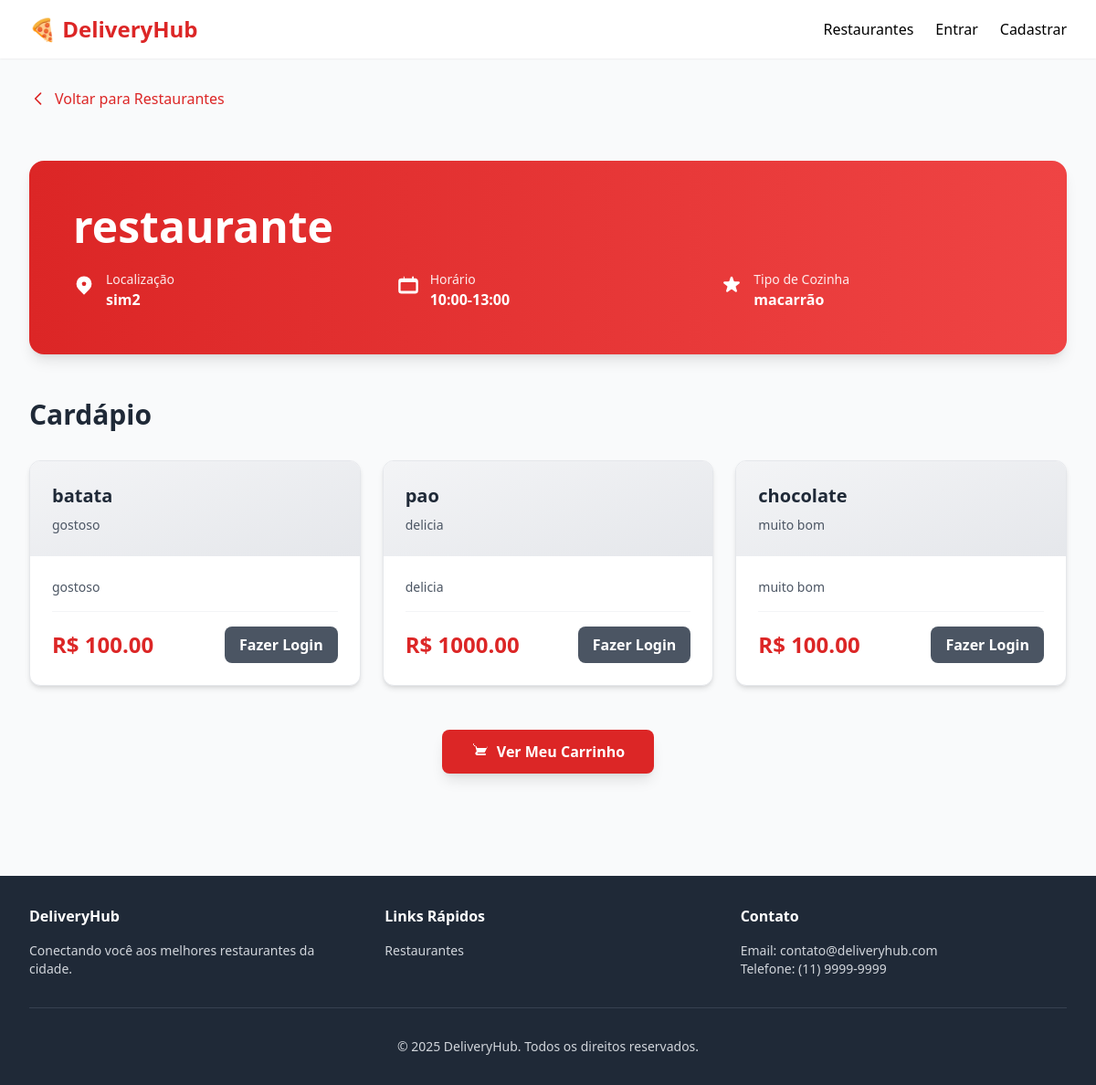
/restaurante/1/, run on the app's committed database.
### core/models.py (models this page shows, shortened)
class Restaurante(models.Model):
    dono = models.ForeignKey(User, on_delete=models.CASCADE, related_name='restaurantes')
    nome = models.CharField(max_length=100)
    endereco = models.TextField()
    horario_funcionamento = models.CharField(max_length=100, help_text="Ex: 08:00-22:00")
    tipo_cozinha = models.CharField(max_length=50)

class Produto(models.Model):
    restaurante = models.ForeignKey(Restaurante, on_delete=models.CASCADE, related_name='produtos')
    nome = models.CharField(max_length=100)
    descricao = models.TextField()
    preco = models.DecimalField(max_digits=10, decimal_places=2)
    categoria = models.CharField(max_length=50, help_text="Ex: Entrada, Prato Principal, Sobremesa")
    foto = models.ImageField(upload_to='produtos_fotos/', blank=True, null=True)

### core/views.py (the view)
# urls.py: path('restaurante/<int:pk>/', views.RestauranteDetailView.as_view(), name='detalhe_restaurante'),
class RestauranteDetailView(DetailView):
    model = Restaurante
    template_name = "core/restaurante_detail.html"
    context_object_name = "restaurante"
    def get_context_data(self, **kwargs):
        context = super().get_context_data(**kwargs)
        context["produtos"] = self.get_object().produtos.all()
        return context

### core/templates/core/restaurante_detail.html (shortened to what this page needs)
{% extends 'core/base.html' %}
{% block content %}
    <div class="mb-8">
        <a href="{% url 'core:lista_restaurantes' %}" class="inline-flex items-center gap-2 text-red-600 hover:text-red-700 font-medium transition-colors mb-6">
            <svg class="w-5 h-5" fill="none" stroke="currentColor" viewBox="0 0 24 24">
                <path stroke-linecap="round" stroke-linejoin="round" stroke-width="2" d="M15 19l-7-7 7-7"></path>
            </svg>
            Voltar para Restaurantes
        </a>
    </div>
    <div class="bg-gradient-to-r from-red-600 to-red-500 rounded-2xl p-8 md:p-12 text-white mb-12 shadow-lg">
        <h1 class="text-4xl md:text-5xl font-bold mb-4">{{ restaurante.nome }}</h1>
        <div class="grid grid-cols-1 md:grid-cols-3 gap-6 mt-6">
            <div class="flex items-start gap-3">
                <svg class="w-6 h-6 flex-shrink-0 mt-1" fill="currentColor" viewBox="0 0 20 20">
                    <path fill-rule="evenodd" d="M5.05 4.05a7 7 0 119.9 9.9L10 18.9l-4.95-4.95a7 7 0 010-9.9zM10 11a2 2 0 100-4 2 2 0 000 4z" clip-rule="evenodd"></path>
                </svg>
                <div>
                    <p class="text-sm opacity-90">Localização</p>
                    <p class="font-semibold">{{ restaurante.endereco }}</p>
                </div>
            </div>
            <div class="flex items-start gap-3">
                <div>
                    <p class="text-sm opacity-90">Horário</p>
                    <p class="font-semibold">{{ restaurante.horario_funcionamento }}</p>
                </div>
            </div>
            <div class="flex items-start gap-3">
                <div>
                    <p class="text-sm opacity-90">Tipo de Cozinha</p>
                    <p class="font-semibold">{{ restaurante.tipo_cozinha }}</p>
                </div>
            </div>
        </div>
    </div>
    <div class="mb-12">
        <h2 class="text-3xl font-bold text-gray-800 mb-8">Cardápio</h2>
        {% if produtos %}
            <div class="grid grid-cols-1 md:grid-cols-2 lg:grid-cols-3 gap-6">
                {% for produto in produtos %}
                    <div class="bg-white rounded-xl border border-gray-200 shadow-md hover:shadow-lg transition-all duration-300 overflow-hidden group flex flex-col h-full">
                        <div class="bg-gradient-to-br from-gray-100 to-gray-200 p-6 flex-shrink-0">
                            <h3 class="text-xl font-bold text-gray-800 group-hover:text-red-600 transition-colors mb-2">{{ produto.nome }}</h3>
                            <p class="text-gray-600 text-sm line-clamp-2">{{ produto.descricao }}</p>
                        </div>
                        <div class="p-6 flex-1 flex flex-col">
                            <p class="text-gray-600 text-sm mb-4 flex-1">{{ produto.descricao }}</p>
                            <div class="flex items-center justify-between pt-4 border-t border-gray-100">
                                <p class="text-2xl font-bold text-red-600">R$ {{ produto.preco }}</p>
                                {% if user.is_authenticated and user.cliente.tipo_usuario == 'CLIENTE' %}
                                    <a href="{% url 'core:adicionar_ao_carrinho' produto.id %}" class="bg-red-600 hover:bg-red-700 text-white font-bold py-2 px-4 rounded-lg transition-all duration-200 shadow-md hover:shadow-lg transform hover:-translate-y-0.5 flex items-center gap-2">
                                        <svg class="w-4 h-4" fill="currentColor" viewBox="0 0 20 20">
                                            <path d="M3 1a1 1 0 000 2h1.22l.305 1.222a.997.997 0 00.01.042l1.358 5.43-.893.892C3.74 11.846 4.632 14 6.414 14H15a1 1 0 000-2H6.414l1-1H14a1 1 0 00.894-.553l3-6A1 1 0 0017 6H6.28l-.31-1.243A1 1 0 005 4H3z"></path>
                                        </svg>
                                        Adicionar
                                    </a>
                                {% else %}
                                    <a href="{% url 'core:login' %}" class="bg-gray-600 hover:bg-gray-700 text-white font-bold py-2 px-4 rounded-lg transition-all duration-200">
                                        Fazer Login
                                    </a>
                                {% endif %}
                            </div>
                        </div>
                    </div>
                {% endfor %}
            </div>
        {% else %}
            <div class="bg-blue-50 border border-blue-200 rounded-lg p-8 text-center">
                <p class="text-blue-800 text-lg font-medium">Nenhum produto cadastrado para este restaurante.</p>
            </div>
        {% endif %}
    </div>
    <div class="flex gap-4 justify-center mb-8">
        <a href="{% url 'core:ver_carrinho' %}" class="inline-flex items-center gap-2 bg-red-600 hover:bg-red-700 text-white font-bold py-3 px-8 rounded-lg transition-all duration-200 shadow-lg hover:shadow-xl transform hover:-translate-y-0.5">
            <svg class="w-5 h-5" fill="currentColor" viewBox="0 0 20 20">
                <path d="M3 1a1 1 0 000 2h1.22l.305 1.222a.997.997 0 00.01.042l1.358 5.43-.893.892C3.74 11.846 4.632 14 6.414 14H15a1 1 0 000-2H6.414l1-1H14a1 1 0 00.894-.553l3-6A1 1 0 0017 6H6.28l-.31-1.243A1 1 0 005 4H3z"></path>
            </svg>
            Ver Meu Carrinho
        </a>
    </div>
{% endblock %}

### core/templates/core/base.html (style rules this page uses)
:root { --primary: #EA1D2C; --primary-dark: #c91620; --primary-light: #f43f5e; }
body { @apply bg-gray-50; }

### data on the page
Restaurante: nome "restaurante", endereco "sim2", horario_funcionamento "10:00-13:00", tipo_cozinha "macarrão"
Produto: nome "batata", descricao "gostoso", preco "100.00"
Produto: nome "pao", descricao "delicia", preco "1000.00"
Produto: nome "chocolate", descricao "muito bom", preco "100.00"
